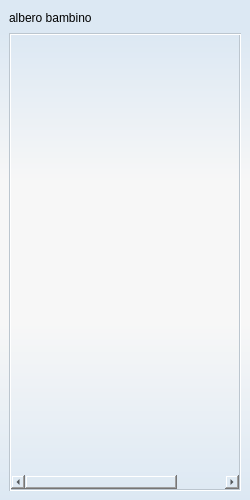
<?xml version="1.0" encoding="UTF-8"?>
<ui version="4.0">
 <class>TreeWindow</class>
 <widget class="QMainWindow" name="TreeWindow">
  <property name="geometry">
   <rect>
    <x>0</x>
    <y>0</y>
    <width>250</width>
    <height>500</height>
   </rect>
  </property>
  <property name="sizePolicy">
   <sizepolicy hsizetype="Fixed" vsizetype="Fixed">
    <horstretch>0</horstretch>
    <verstretch>0</verstretch>
   </sizepolicy>
  </property>
  <property name="minimumSize">
   <size>
    <width>250</width>
    <height>500</height>
   </size>
  </property>
  <property name="maximumSize">
   <size>
    <width>250</width>
    <height>500</height>
   </size>
  </property>
  <property name="font">
   <font>
    <family>Arial</family>
   </font>
  </property>
  <property name="windowTitle">
   <string>Elenco Territori</string>
  </property>
  <widget class="QWidget" name="centralwidget">
   <property name="styleSheet">
    <string notr="true">QWidget{
background-color:rgba(255,255,255,0);
}
QWidget#centralwidget {
background-color: qlineargradient(spread:pad, x1:0, y1:1, x2:0, y2:0, stop:0 rgba(220, 232, 243, 255), stop:0.35545 rgba(247, 247, 247, 255), stop:0.635071 rgba(247, 247, 247, 255), stop:0.933649 rgba(220, 232, 243, 255));
}
</string>
   </property>
   <layout class="QGridLayout" name="gridLayout">
    <item row="0" column="0">
     <widget class="QLabel" name="etichetta">
      <property name="font">
       <font>
        <family>Arial</family>
       </font>
      </property>
      <property name="text">
       <string>albero bambino</string>
      </property>
     </widget>
    </item>
    <item row="1" column="0">
     <widget class="QTreeWidget" name="albero">
      <property name="minimumSize">
       <size>
        <width>232</width>
        <height>458</height>
       </size>
      </property>
      <property name="maximumSize">
       <size>
        <width>232</width>
        <height>458</height>
       </size>
      </property>
      <property name="font">
       <font>
        <family>Arial</family>
       </font>
      </property>
      <property name="focusPolicy">
       <enum>Qt::NoFocus</enum>
      </property>
      <property name="styleSheet">
       <string notr="true">QTreeWidget{
border:2px groove rgb(188, 198, 207);  
}</string>
      </property>
      <property name="horizontalScrollBarPolicy">
       <enum>Qt::ScrollBarAsNeeded</enum>
      </property>
      <property name="textElideMode">
       <enum>Qt::ElideNone</enum>
      </property>
      <property name="verticalScrollMode">
       <enum>QAbstractItemView::ScrollPerPixel</enum>
      </property>
      <property name="indentation">
       <number>10</number>
      </property>
      <property name="expandsOnDoubleClick">
       <bool>false</bool>
      </property>
      <attribute name="headerVisible">
       <bool>false</bool>
      </attribute>
      <attribute name="headerDefaultSectionSize">
       <number>300</number>
      </attribute>
      <attribute name="headerMinimumSectionSize">
       <number>300</number>
      </attribute>
      <attribute name="headerStretchLastSection">
       <bool>false</bool>
      </attribute>
      <column>
       <property name="text">
        <string notr="true"/>
       </property>
      </column>
     </widget>
    </item>
   </layout>
  </widget>
 </widget>
 <resources/>
 <connections/>
</ui>
